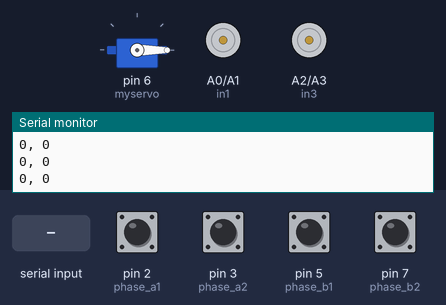
This sketch was run on a simulated Arduino Uno, built with avr-gcc and run on an emulated ATmega328P. Parts: servo, motor-driver pin pairs drawn as motors (green arrow = first pin HIGH = forward, orange = second pin HIGH = backward, longer = more drive, scaled by the enable pin), the last lines printed to the serial monitor. The test bench sets the inputs (shaded band); at power-on: pin 2 (phase_a1), pin 3 (phase_a2), pin 5 (phase_b1), pin 7 (phase_b2) HIGH.

Above: at 1.2 s.
1.3 s: "1" received over Serial
At 3.4 s:
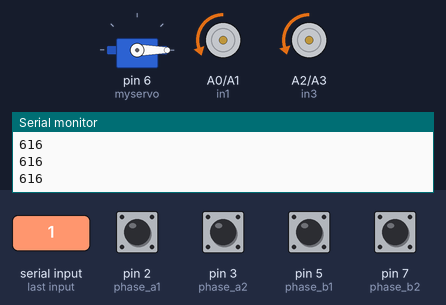
4.3 s: byte 120 ('x') received over Serial
At 6.46 s:
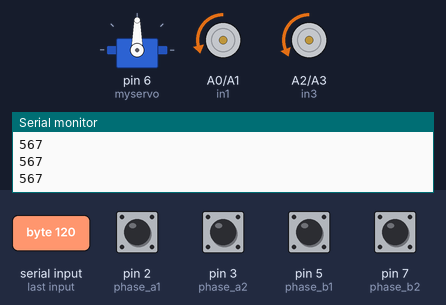
7.3 s: pin 3 (phase_a2) pulled LOW for 0.15 s
10.3 s: pin 2 (phase_a1) pulled LOW for 0.15 s
Timing chart, 0 to 14.3 s (numbered marks = the images above; inputs shaded):
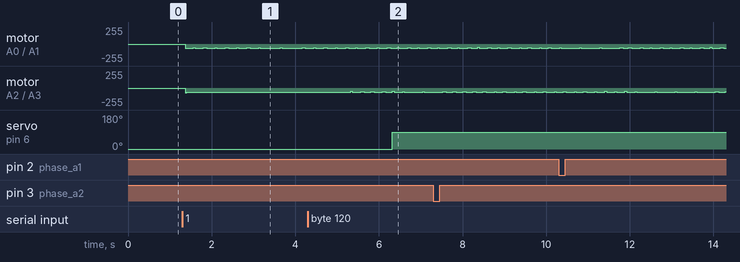

The sketch:

robot.ino
```cpp
#define enA  11
#define in1 A0
#define in2 A1
#define in3 A2
#define in4 A3
#define enB 10
#define phase_a2 3  //interrupt1
#define phase_b2 7
#define phase_a1 2  //interrupt0
#define phase_b1 5
const int interrupt0 = 0; //pin2
const int interrupt1 = 1; //pin3
#define CTHT1 8
#define CTHT2 9
char Input;
#include <math.h>
#include <EEPROM.h>
#include <Servo.h>
Servo myservo;
int pos = 90;            //goc quay servo
int agl1, agl2, aglf1, aglf2;          //goc quay motor
int pulse1 =  0;//EEPROM.read(0) * 255 +  EEPROM.read(1); //xung encoder1
int pulse2 =  0;//EEPROM.read(2) * 255 +  EEPROM.read(3); //xung encoder2
int speedd = 2000;
float c1, c2, a1, a2, d1, d2, Px, Py, t1, t2;
float pi = 3.141592654;
//...................................................
void setup() {
  Serial.begin(9600);
  myservo.attach(6);
  pinMode(enA, OUTPUT);
  pinMode(in1, OUTPUT);
  pinMode(in2, OUTPUT);
  pinMode(enB, OUTPUT);
  pinMode(in3, OUTPUT);
  pinMode(in4, OUTPUT);
  pinMode(phase_a1, INPUT_PULLUP);
  pinMode(phase_b1, INPUT_PULLUP);
  pinMode(phase_a2, INPUT_PULLUP);
  pinMode(phase_b2, INPUT_PULLUP);
  pinMode(CTHT1, INPUT_PULLUP);
  pinMode(CTHT2, INPUT_PULLUP);
  attachInterrupt(interrupt0, int1_, FALLING);
  attachInterrupt(interrupt1, int2_, FALLING);
  myservo.write(0);
}
//...................................................
void int1_() {
  if (digitalRead(phase_b1) == LOW) {
    pulse1--;
  }
  else {
    pulse1++;
  }
}
//...................................................
void int2_() {
  if (digitalRead(phase_b2) == LOW) {
    pulse2--;
  }
  else {
    pulse2++;
  }
}
//---------------------------------------------------
void loop()
{

  Serial.print(pulse1);
  Serial.print(", ");
  Serial.println(pulse2);
  Read_serial();
}
//---------------------------------------------------
void Fw1() {
  digitalWrite(in1, LOW);
  digitalWrite(in2, HIGH);
  analogWrite(enA, 255);
  delayMicroseconds(speedd);
  analogWrite(enA, 0);
  delayMicroseconds(speedd);
  //Serial.println(pulse1);
}
//...................................................
void Fw2() {
  digitalWrite(in3, HIGH);
  digitalWrite(in4, LOW);
  analogWrite(enB, 255);
  delayMicroseconds(speedd);
  analogWrite(enB, 0);
  delayMicroseconds(speedd);
  //Serial.println(pulse2);
}
//...................................................
void Rv1() {
  digitalWrite(in1, HIGH);
  digitalWrite(in2, LOW);
  analogWrite(enA, 255);
  delayMicroseconds(speedd);
  analogWrite(enA, 0);
  delayMicroseconds(speedd);
  //Serial.println(pulse1);
}
//...................................................
void Rv2() {
  digitalWrite(in3, LOW);
  digitalWrite(in4, HIGH);
  analogWrite(enB, 255);
  delayMicroseconds(speedd);
  analogWrite(enB, 0);
  delayMicroseconds(speedd);
  //Serial.println(pulse2);
}
//...................................................
void Stp1() {
  analogWrite(enA, 0);
  //Serial.println(pulse2);
}
//...................................................
void Stp2() {
  analogWrite(enB, 0);
  //Serial.println(pulse2);
}
//...................................................
void SetHome() {
  while ((pulse1 != 0) || (pulse2 != 0)) {
    if (pulse1 > 0) {
      Rv1();
    }
    else if (pulse1 < 0) {
      Fw1();
    }
    if (pulse2 > 0) {
      Rv2();
    }
    else if (pulse2 < 0) {
      Fw2();
    }
  }
}


void pen_up() {
  Serial.println("pen up");
  myservo.write(0);

}
void pen_down()
{
  Serial.println("pen down");
  myservo.write(pos);;
}


void Read_serial() {
  while (Serial.available() > 0) {
    Input = (char)Serial.read();
    Serial.print((char)Input);
    if (Input == '1') {
      Px = -100; Py = 450;
      get_angle(Px,Py);
      runn();
    }
    else if (Input == '2') {
      Px = 0; Py = 450;
      get_angle(Px,Py);
      runn();
    }
    else if (Input == '3') {
      Px = 100; Py = 450;
      get_angle(Px,Py);
      runn();
    }
    else if (Input == '4') {
      Px = -100; Py = 345;
      get_angle(Px,Py);
      runn();
    }
    else if (Input == '5') {
      Px = 0; Py = 345;
      get_angle(Px,Py);
      runn();
    }
    else if (Input == '6') {
      Px = 100; Py = 345;
      get_angle(Px,Py);
      runn();
    }
    else if (Input == '7') {
      Px = -100; Py = 245;
      get_angle(Px,Py);
      runn();
    }
    else if (Input == '8') {
      Px = 0; Py = 245;
      get_angle(Px,Py);
      runn();
    }
    else if (Input == '9') {
      Px = 100; Py = 245;
      get_angle(Px,Py);
      runn();
    }
    else if (Input == 'h') {
      SetHome();
      agl1 = 0;
      agl2 = 0;
      return ;
    }
    else if (Input == 'x') {
      draw_X();
    }
    else if (Input == 'o') {
      draw_O();
    }

  }
}

void draw_Line(float X1,float X2,float Y1, float Y2)
{
  int res = 100;
  float X = X1;
  float Y = Y1;
  float t = 0 ;
  float delta_t = (X2 - X1)/res;
  get_angle(X,Y);
  Mini_runn();
  pen_down();
  while(X < X2)
  {
    X = t + X1;
    Y = t + Y1;
    get_angle(X,Y);
    Micro_runn();
    t = t + delta_t;
  }
  pen_up();
}

void draw_O()
{
  int res = 100;
  float R = 50;
  float x = Px + R;
  float y = Py ;
  get_angle(x,y);
  Mini_runn();
  pen_down();
  float t = 0 ;
  while(t < 2* pi)
  {
    x = R*cos(t) + Px;
    y = R*sin(t) + Py;
    get_angle(x,y);
    Micro_runn();
    t = t + (2*pi)/res;
  }
  pen_up();
}

void draw_X()
{
    float x1 = Px-50;
    float y1 = Py-50;
    float x2 = Px+50;
    float y2 = Py+50;
    draw_Line(x1,x2,y1,y2);
    draw_Line(x2,x1,y1,y2);
}

void get_angle(float X, float Y)
{
    solve(X,Y);
    agl1 = map(t1, 0, 360, 0, 2950);
    agl2 = map(t2, 0, 360, 0, 2950);
    aglf1 = agl1 - 1404;
    aglf2 = agl2 - 72;
}


void runn() {
  unsigned long int timer1;
  timer1 = millis();
  while (millis() - timer1 < 4000) {
    if (aglf1 > 0) {
      if (pulse1 < -abs(aglf1)) {
        Fw1();
      }
      else if (pulse1 > -abs(aglf1)) {
        Rv1();
      }
    }
    else if (aglf1 < 0) {
      if (pulse1 < abs(aglf1)) {
        Fw1();
      }
      else if (pulse1 > abs(aglf1)) {
        Rv1();
      }
    }
    //0o0o0o0o0o0o0o0o0o0o0o0o0o0o0o0o0o0o0o0o0o0o0o0o0o0o0
    if (aglf2 > 0) {
      if (pulse2 > -abs(aglf2)) {
        Rv2();
      }
      else if (pulse2 < -abs(aglf2)) {
        Fw2();
      }
    }
    else if (aglf2 < 0) {
      if (pulse2 < abs(aglf2)) {
        Fw2();
      }
      else if (pulse2 > abs(aglf2)) {
        Rv2();
      }
    }
    Serial.println(abs(pulse2 - abs(aglf2)));
  }
  Serial.println("done");
}


void Mini_runn() {
  unsigned long int timer1;
  timer1 = millis();
  while (millis() - timer1 < 1000) {
    if (aglf1 > 0) {
      if (pulse1 < -abs(aglf1)) {
        Fw1();
      }
      else if (pulse1 > -abs(aglf1)) {
        Rv1();
      }
    }
    else if (aglf1 < 0) {
      if (pulse1 < abs(aglf1)) {
        Fw1();
      }
      else if (pulse1 > abs(aglf1)) {
        Rv1();
      }
    }
    //0o0o0o0o0o0o0o0o0o0o0o0o0o0o0o0o0o0o0o0o0o0o0o0o0o0o0
    if (aglf2 > 0) {
      if (pulse2 > -abs(aglf2)) {
        Rv2();
      }
      else if (pulse2 < -abs(aglf2)) {
        Fw2();
      }
    }
    else if (aglf2 < 0) {
      if (pulse2 < abs(aglf2)) {
        Fw2();
      }
      else if (pulse2 > abs(aglf2)) {
        Rv2();
      }
    }
    Serial.println(abs(pulse2 - abs(aglf2)));
  }
  Serial.println("done");
}

void Micro_runn() {
  unsigned long int timer1;
  timer1 = millis();
  while (millis() - timer1 < 500) {
    if (aglf1 > 0) {
      if (pulse1 < -abs(aglf1)) {
        Fw1();
      }
      else if (pulse1 > -abs(aglf1)) {
        Rv1();
      }
    }
    else if (aglf1 < 0) {
      if (pulse1 < abs(aglf1)) {
        Fw1();
      }
      else if (pulse1 > abs(aglf1)) {
        Rv1();
      }
    }
    //0o0o0o0o0o0o0o0o0o0o0o0o0o0o0o0o0o0o0o0o0o0o0o0o0o0o0
    if (aglf2 > 0) {
      if (pulse2 > -abs(aglf2)) {
        Rv2();
      }
      else if (pulse2 < -abs(aglf2)) {
        Fw2();
      }
    }
    else if (aglf2 < 0) {
      if (pulse2 < abs(aglf2)) {
        Fw2();
      }
      else if (pulse2 > abs(aglf2)) {
        Rv2();
      }
    }
    Serial.println(abs(pulse2 - abs(aglf2)));
  }
  Serial.println("done");
}


//...................................................
void solve(float X,float Y) {
  c1 = sqrt(Y * Y + (75 + X) * (75 + X));
  c2 = sqrt(Y * Y + (75 - X) * (75 - X));
  a2 = acos((-39375 + c2 * c2) / (2 * 225 * c2));
  a1 = acos((-39375 + c1 * c1) / (2 * 225 * c1));
  d2 = acos((21600 - 300 * Px) / (2 * 147 * c2));
  d1 = acos((21600 + 300 * Px) / (2 * 147 * c1));
  t2 = (pi - a2 - d2) / pi * 180;
  t1 = (a1 + d1) / pi * 180;
}
```

Measured:
- after the input at 1.3 s, motor on A2 (in3) / A3 (in4): stopped → backward 60/255 after 0.06 s
- after the input at 4.3 s, servo on pin 6 (myservo): 0° → 90° after 2.0 s
